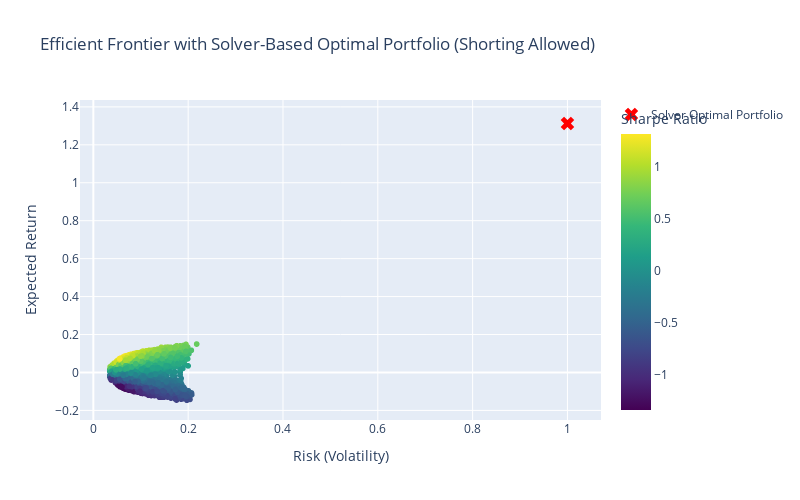

Notebook code for this chart:
### Markdown cell above
### Step 9: Overlay Solver-Based Optimal Portfolio on Efficient Frontier

Now that we've computed the optimal portfolio using a solver (with shorting allowed), we plot it as a red “X” on the efficient frontier of 10,000 simulated portfolios.

This step helps us visually compare:

- The **optimal portfolio** (from mathematical optimization) against the cloud of **randomly simulated portfolios**
- The **Sharpe-maximizing portfolio** lies at the upper-left edge of the frontier, often beyond the scatter if shorting is heavily used
- How simulation-based methods may miss the best point when the number of portfolios is limited (e.g., 10,000)

This visual comparison builds a natural segue into **real-world constraints**, which we’ll start applying next.

### Code cell
# Create DataFrame of simulated portfolios (already exists as portfolios_df)
# portfolios_df['Return'], portfolios_df['Volatility'], portfolios_df['Sharpe']

# Calculate return and volatility of optimal portfolio from solver
opt_return = np.dot(opt_weights_sharpe, mean_returns)
opt_volatility = np.sqrt(np.dot(opt_weights_sharpe.T, np.dot(cov_matrix, opt_weights_sharpe)))

# Plot
fig = px.scatter(
    portfolios_df,
    x='Volatility',
    y='Return',
    color='Sharpe',
    color_continuous_scale='Viridis',
    title='Efficient Frontier with Solver-Based Optimal Portfolio (Shorting Allowed)',
    labels={'Volatility': 'Risk (Volatility)', 'Return': 'Expected Return'},
    width=800,
    height=500
)

# Add red marker for optimal portfolio
fig.add_scatter(
    x=[opt_volatility],
    y=[opt_return],
    mode='markers',
    marker=dict(size=12, color='red', symbol='x'),
    name='Solver Optimal Portfolio'
)

fig.update_layout(coloraxis_colorbar=dict(title='Sharpe Ratio'))
fig.show()

### Figure 1 — Plotly figure (JSON) as saved in the notebook; plotly's stock layout.template omitted (floating-point values rounded to 4 significant figures; data arrays with more than 128 entries replaced by an {"elided": "..."} marker saying what was removed)
{"data": [{"hovertemplate": "Risk (Volatility)=%{x}<br>Expected Return=%{y}<br>Sharpe=%{marker.color}<extra></extra>", "legendgroup": "", "marker": {"color": {"elided": "10000 float values"}, "coloraxis": "coloraxis", "symbol": "circle"}, "mode": "markers", "name": "", "showlegend": false, "type": "scattergl", "x": {"elided": "10000 float values"}, "xaxis": "x", "y": {"elided": "10000 float values"}, "yaxis": "y"}, {"marker": {"color": "red", "size": 12, "symbol": "x"}, "mode": "markers", "name": "Solver Optimal Portfolio", "type": "scatter", "x": [1.0], "y": [1.312]}], "layout": {"coloraxis": {"colorbar": {"title": {"text": "Sharpe Ratio"}}, "colorscale": [[0, "#440154"], [0.1111, "#482878"], [0.2222, "#3e4989"], [0.3333, "#31688e"], [0.4444, "#26828e"], [0.5556, "#1f9e89"], [0.6667, "#35b779"], [0.7778, "#6ece58"], [0.8889, "#b5de2b"], [1, "#fde725"]]}, "height": 500, "legend": {"tracegroupgap": 0}, "title": {"text": "Efficient Frontier with Solver-Based Optimal Portfolio (Shorting Allowed)"}, "width": 800, "xaxis": {"anchor": "y", "domain": [0, 1], "title": {"text": "Risk (Volatility)"}}, "yaxis": {"anchor": "x", "domain": [0, 1], "title": {"text": "Expected Return"}}}}
